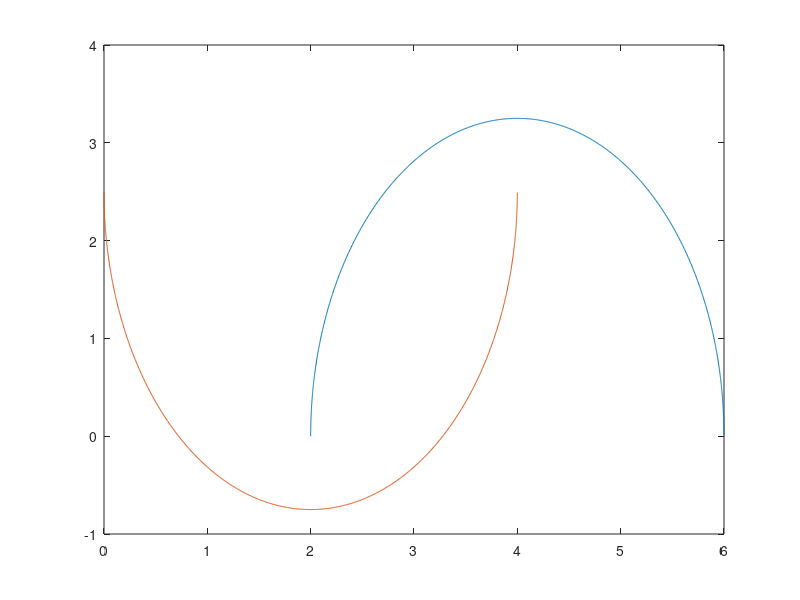
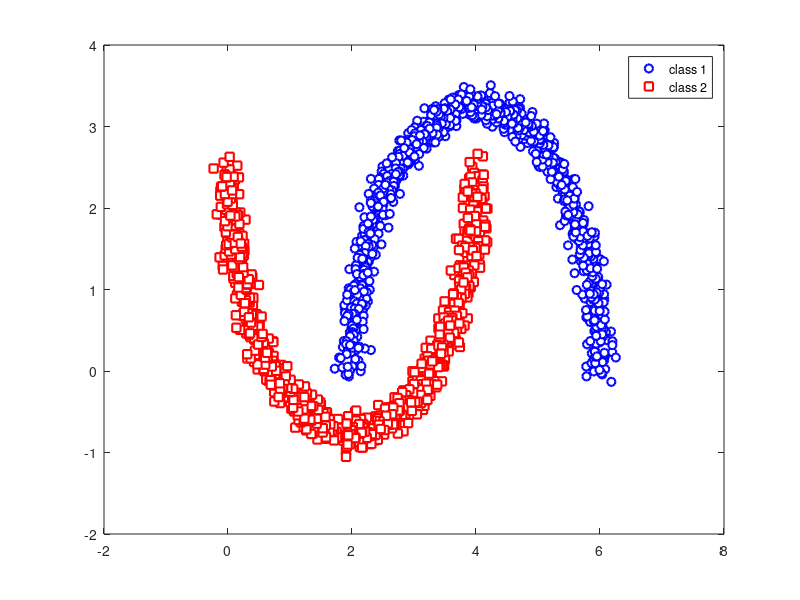

These charts were generated, in order, by the following MATLAB code: (Note: this script raises an error after producing the figures.)
clear
clc
close all

N = 1000;
h1 = 4;k = 2.5;a=2;b = 3.25;h2 = 2;
th = (1:N)*pi/N;
th = th(:);
xunit = h1 + a*cos(th);
yunit = b*sin(th);
plot(xunit,yunit);
hold on;
xunit = h2 + a*cos(th);
yunit = k-b*sin(th);
plot(xunit,yunit);
figure;
 
%class 1
x = [0.1*randn(N,1)+h1+a*cos(th),0.1*randn(N,1)+b*sin(th)];
plot(x(:,1),x(:,2),'bo','LineWidth',1.5,'MarkerFaceColor','w');
hold on;

%class 2
y = [0.1*randn(N,1)+h2+a*cos(th),0.1*randn(N,1)+k-b*sin(th)];
plot(y(:,1),y(:,2),'rs','LineWidth',1.5,'MarkerFaceColor','w');
legend('class 1','class 2');

t1 = ones(N,1);
t2 = -ones(N,1);
T = [t1;t2];
rin=randperm(length(T));
T=T(rin);

one_vec = ones(2*N,1);
xmat1 = [x;y];
xmat = xmat1(rin,:);
X = xmat;

trainingData = [X T];

predictors = trainingData(:,1:end-1);
response = trainingData(:,end); 

%%Fine KNN
classificationKNN = fitcknn(...
    predictors, ...
    response, ...
    'Distance', 'Euclidean', ...
    'Exponent', [], ...
    'NumNeighbors', 1, ...
    'DistanceWeight', 'Equal', ...
    'Standardize', true, ...
    'ClassNames', [-1; 1]);

% Create the result struct with predict function
predictorExtractionFcn = @(x) array2table(x, 'VariableNames', predictorNames);
knnPredictFcn = @(x) predict(classificationKNN, x);
trainedClassifier.predictFcn = @(x) knnPredictFcn(predictorExtractionFcn(x));

% Add additional fields to the result struct
trainedClassifier.ClassificationKNN = classificationKNN;
trainedClassifier.About = 'This struct is a trained model exported from Classification Learner R2018b.';
trainedClassifier.HowToPredict = sprintf('To make predictions on a new predictor column matrix, X, use: \n  yfit = c.predictFcn(X) \nreplacing ''c'' with the name of the variable that is this struct, e.g. ''trainedModel''. \n \nX must contain exactly 2 columns because this model was trained using 2 predictors. \nX must contain only predictor columns in exactly the same order and format as your training \ndata. Do not include the response column or any columns you did not import into the app. \n \nFor more information, see <a href="matlab:helpview(fullfile(docroot, ''stats'', ''stats.map''), ''appclassification_exportmodeltoworkspace'')">How to predict using an exported model</a>.');

% Extract predictors and response
% This code processes the data into the right shape for training the
% model.
% Convert input to table
inputTable = array2table(trainingData, 'VariableNames', {'column_1', 'column_2', 'column_3'});

predictorNames = {'column_1', 'column_2'};
predictors = inputTable(:, predictorNames);
response = inputTable.column_3;
isCategoricalPredictor = [false, false];

% Perform cross-validation
partitionedModel = crossval(trainedClassifier.ClassificationKNN, 'KFold', 10);

% Compute validation predictions
[validationPredictions, validationScores] = kfoldPredict(partitionedModel);

% Compute validation accuracy
validationAccuracy = 1 - kfoldLoss(partitionedModel, 'LossFun', 'ClassifError');

%{
for Medium KNN Number of neighbours is 10 and for Coarse KNN it is 100
%}

pred_labels = partitionedModel.kfoldPredict;
figure;
plot(x(:,1),x(:,2),'bs','linewidth',1.5,'MArkerSize',10,'MarkerFaceColor','w');
hold on;
plot(y(:,1),y(:,2),'ro','linewidth',1.5,'MArkerSize',10,'MarkerFaceColor','w');
plot(X(pred_labels == 1,1),X(pred_labels == 1,2),'k+','linewidth',1.5,'MArkerSize',10,'MarkerFaceColor','w');
plot(X(pred_labels == -1,1),X(pred_labels == -1,2),'y*','linewidth',1.5,'MArkerSize',10,'MarkerFaceColor','w');
legend('True Class1','True Class2','Pred Class1','Pred Class2');
hold off;

pred_labels(pred_labels == -1) = 2;
TestTarg = T;
TestTarg(T == -1) = 2;
%ConfMat = ConfusionMatrix2(pred_labels,TestTarg,2);
ConfMat = confusionmat(TestTarg,pred_labels);
disp(ConfMat);
acc = sum(diag(ConfMat))/sum(sum(ConfMat));
disp(acc);

 
x1range = min(min([x(:,1),y(:,1)])):.01:max(max([x(:,1),y(:,1)]));
x2range = min(min([x(:,2),y(:,2)])):.01:max(max([x(:,2),y(:,2)]));

[xx1, xx2] = meshgrid(x1range,x2range);
XGrid = [xx1(:) xx2(:)];
predictedspecies = predict(trainedClassifier.ClassificationKNN,XGrid);
figure;
gscatter(xx1(:),xx2(:),predictedspecies,'wbr');
hold on;
plot(x(:,1),x(:,2),'mo','linewidth',1.5,'MarkerSize',4,'MarkerFaceColor','y');
hold on;
plot(y(:,1),y(:,2),'ks','linewidth',1.5,'MarkerSize',4,'MarkerFaceColor','k');
hold off;
legend off;




